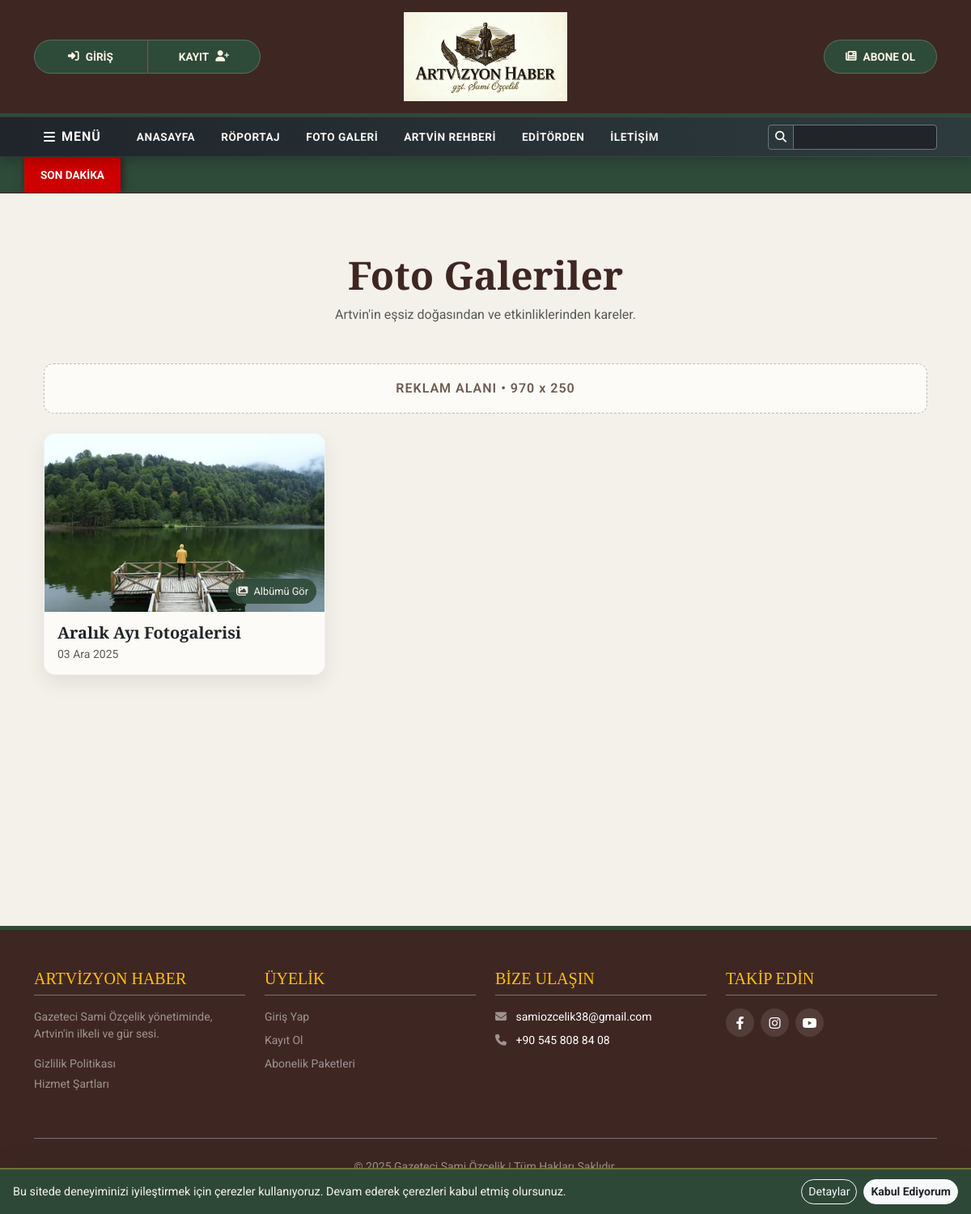
Before: /galeri/ with the older database file.
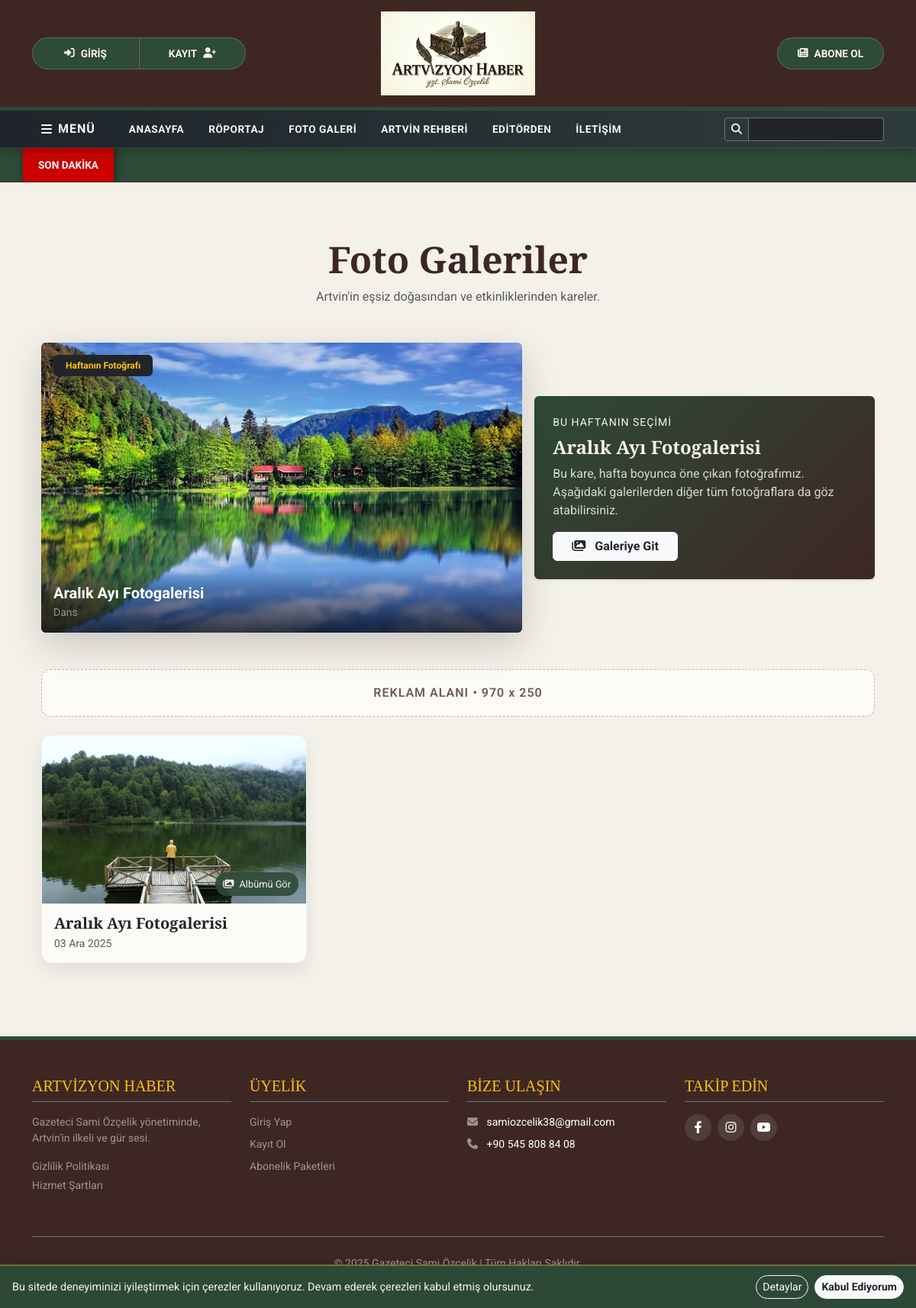
After: the same page with the newer database file.
### haberler/models.py (models this page shows, shortened)
class GaleriResim(models.Model):
    galeri = models.ForeignKey(Galeri, on_delete=models.CASCADE, related_name='resimler')
    resim = ProcessedImageField(
        upload_to='galeri_resimleri/',
        processors=[ResizeToFit(1024, 768)],
        format='JPEG',
        options={'quality': 70}
    )
    aciklama = models.CharField(max_length=200, blank=True, verbose_name="Resim Açıklaması (Opsiyonel)")
    haftanin_fotografi_mi = models.BooleanField(default=False, verbose_name="Haftanın Fotoğrafı")

class Galeri(models.Model):
    baslik = models.CharField(max_length=200, verbose_name="Galeri Başlığı")
    kapak_resmi = ProcessedImageField(
        upload_to='galeri_kapak/',
        processors=[ResizeToFit(800, 600)],
        format='JPEG',
        options={'quality': 60},
        verbose_name="Kapak Resmi"
    )
    yayin_tarihi = models.DateTimeField(default=timezone.now)
    class Meta: verbose_name_plural = "Fotoğraf Galerileri"

### haberler/views.py (the view)
# urls.py: path('galeri/', views.galeri_listesi, name='galeri_listesi'),
def galeri_listesi(request):
    haftanin_fotografi = GaleriResim.objects.filter(haftanin_fotografi_mi=True).select_related('galeri').first()
    galeriler = Galeri.objects.all().order_by('-yayin_tarihi')
    return render(request, 'galeri_listesi.html', {'galeriler': galeriler, 'haftanin_fotografi': haftanin_fotografi})

### templates/galeri_listesi.html (shortened to what this page needs)
{% extends 'base.html' %}
{% block content %}
<div class="container my-5">
    <div class="text-center mb-5">
        <h2 class="fw-bold display-5" style="color: var(--ahsap-koyu); font-family: 'Playfair Display', serif;">Foto Galeriler</h2>
        <p class="text-muted">Artvin'in eşsiz doğasından ve etkinliklerinden kareler.</p>
    </div>
    {% if haftanin_fotografi %}
    <div class="row align-items-center mb-5 g-3 haftanin-foto-kart">
        <div class="col-lg-7">
            <div class="position-relative rounded shadow-lg overflow-hidden">
                <img src="{{ haftanin_fotografi.resim.url }}" class="img-fluid w-100" style="height: 380px; object-fit: cover;" alt="{{ haftanin_fotografi.aciklama|default:'Haftanın Fotoğrafı' }}">
                <span class="badge bg-dark text-warning position-absolute top-0 start-0 m-3 px-3 py-2">Haftanın Fotoğrafı</span>
                <a href="{% url 'galeri_detay' haftanin_fotografi.galeri.pk %}" class="position-absolute bottom-0 start-0 end-0 text-white text-decoration-none p-3" style="background: linear-gradient(180deg, transparent, rgba(0,0,0,0.7));">
                    <div class="fw-bold fs-5">{{ haftanin_fotografi.galeri.baslik }}</div>
                    {% if haftanin_fotografi.aciklama %}<div class="small text-white-50">{{ haftanin_fotografi.aciklama }}</div>{% endif %}
                </a>
            </div>
        </div>
        <div class="col-lg-5">
            <div class="p-4 rounded shadow-sm" style="background: linear-gradient(135deg, #2E4A38, #3E2723); color: #f7f3ec;">
                <p class="text-uppercase small mb-2 letter-space">Bu Haftanın Seçimi</p>
                <h4 class="fw-bold mb-2">{{ haftanin_fotografi.galeri.baslik }}</h4>
                <p class="mb-3" style="color: rgba(255,255,255,0.8);">Bu kare, hafta boyunca öne çıkan fotoğrafımız. Aşağıdaki galerilerden diğer tüm fotoğraflara da göz atabilirsiniz.</p>
                <a href="{% url 'galeri_detay' haftanin_fotografi.galeri.pk %}" class="btn btn-light text-dark fw-bold px-4">
                    <i class="fas fa-images me-2"></i> Galeriye Git
                </a>
            </div>
        </div>
    </div>
    {% endif %}
    <div class="reklam-bant text-center my-4">
        <div class="reklam-icerik">REKLAM ALANI • 970 x 250</div>
    </div>
    <div class="row g-4">
        {% for galeri in galeriler %}
        <div class="col-md-4">
            <a href="{% url 'galeri_detay' galeri.pk %}" class="text-decoration-none galeri-kart h-100 d-flex flex-column">
                <div class="galeri-img-wrap position-relative rounded-top">
                    {% if galeri.kapak_resmi %}
                        <img src="{{ galeri.kapak_resmi.url }}" class="w-100" alt="{{ galeri.baslik }}">
                    {% else %}
                        <div class="bg-secondary text-white d-flex align-items-center justify-content-center" style="height: 220px;">Resim Yok</div>
                    {% endif %}
                    <div class="galeri-chip"><i class="fas fa-images me-1"></i> Albümü Gör</div>
                </div>
                <div class="galeri-body rounded-bottom flex-grow-1">
                    <h5 class="fw-bold text-dark mb-1">{{ galeri.baslik }}</h5>
                    <p class="text-muted small mb-0">{{ galeri.yayin_tarihi|date:"d M Y" }}</p>
                </div>
            </a>
        </div>
        {% empty %}
        <div class="col-12 text-center py-5">
            <h4 class="text-muted">Henüz bir galeri eklenmemiş.</h4>
        </div>
        {% endfor %}
    </div>
</div>
{% endblock %}

Changed rows visible on the page:
now on this page (row edited): GaleriResim: resim (picture), galeri.baslik "Aralık Ayı Fotogalerisi", aciklama "Dans"
changed GaleriResim: aciklama empty → "Dans" (drawn)
Other visible differences:
text now shown: "Haftanın Fotoğrafı BU HAFTANIN SEÇIMI Bu kare, hafta boyunca öne çıkan fotoğrafımız. Aşağıdaki galerilerden diğer tüm fotoğraflara da göz atabilirsiniz. Galeriye Git"
